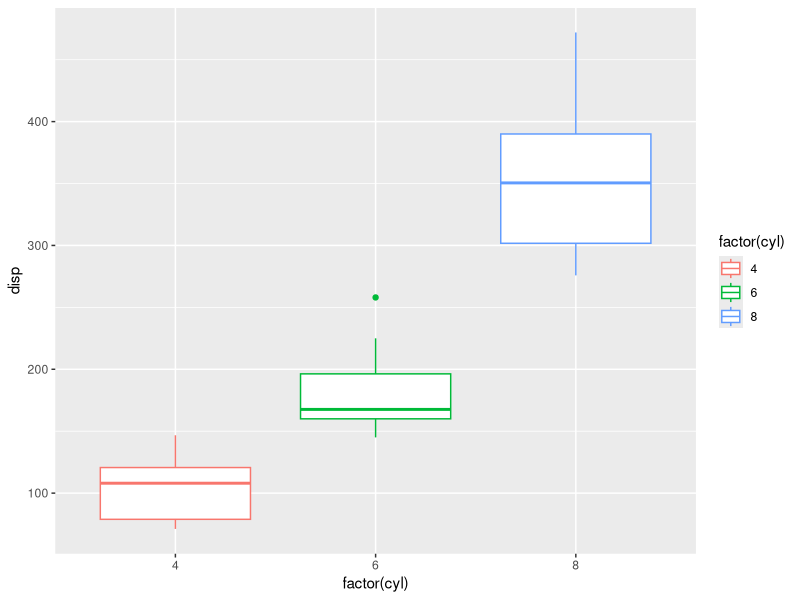

R code for this plot:
## ---- chunk 1
knitr::opts_chunk$set(
  echo = TRUE,    # for final report, set to FALSE to hide all code chunks
  message = FALSE,
  warning = FALSE,
  fig.align = "center",
  fig.cap = ""
)
## ---- chunk 2
library(tidyverse)
library(kableExtra)
## ---- chunk 3
# example plot
mtcars %>% 
  rownames_to_column("car") %>% 
  as_tibble() %>% 
  ggplot() +
  aes(x = factor(cyl), y = disp, colour = factor(cyl)) +
  geom_boxplot()
## ---- chunk 4
# example table
mtcars %>% 
  kbl(caption = "Example table",
      format = "html",
      booktabs = TRUE,
      row.names = TRUE,
      escape = TRUE) %>%
  kable_styling(bootstrap_options = c("condensed", "striped", "hover"),
                position = "center") %>%
  scroll_box(height = "300px")
## ---- chunk 5
labs = knitr::all_labels()
# exclude chunk "setup" and "get-labels" (this chunk)
labs = setdiff(labs, c("setup", "get-labels"))
# can be used later if want all code in one chunk
